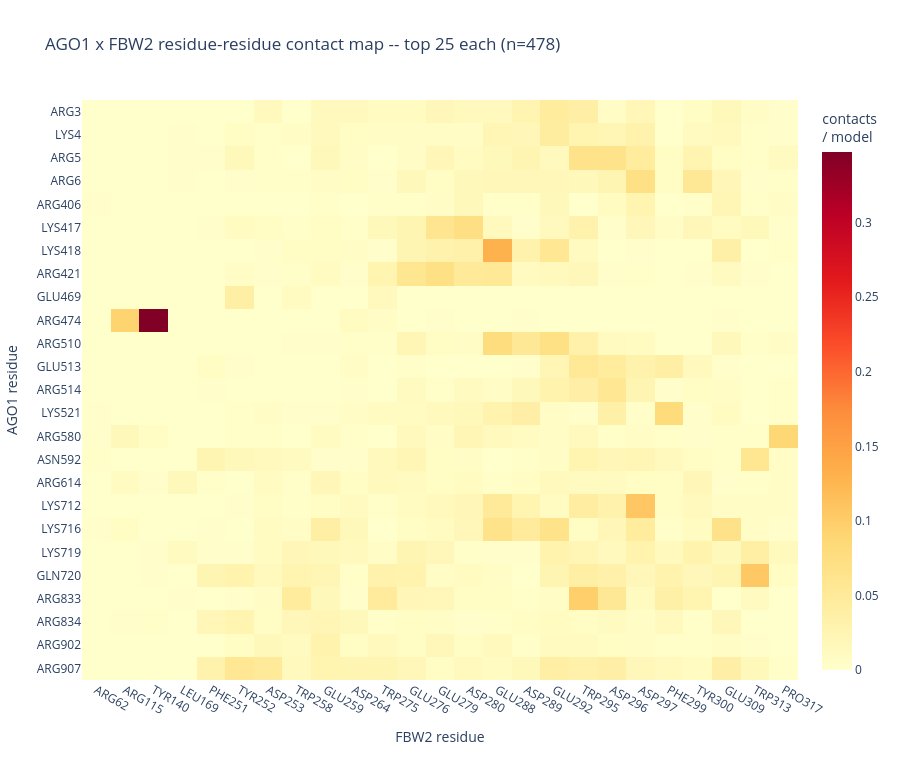

Notebook source saved alongside this figure:
### Code cell
if not bc.empty and len(top_rec) and len(top_lig):
    tr = top_rec["resnr"].tolist(); tl = top_lig["resnr_lig"].tolist()
    pair = bc[bc["resnr"].isin(tr) & bc["resnr_lig"].isin(tl)]
    mat = (pair.groupby(["resnr", "resnr_lig"], observed=True).size()
           .div(n_norm).unstack(fill_value=0)
           .reindex(index=sorted(tr), columns=sorted(tl), fill_value=0))
    rtick = {int(r): f"{bc.loc[bc['resnr']==r,'restype'].iloc[0]}{int(r)}" for r in mat.index}
    ltick = {int(c): f"{bc.loc[bc['resnr_lig']==c,'restype_lig'].iloc[0]}{int(c)}" for c in mat.columns}
    fig = go.Figure(go.Heatmap(z=mat.values, x=[ltick[c] for c in mat.columns], y=[rtick[r] for r in mat.index],
        colorscale="YlOrRd", hovertemplate=f"{RECEPTOR_NAME} %{{y}}<br>{partner_name} %{{x}}<br>%{{z:.3f}}/model<extra></extra>",
        colorbar=dict(title="contacts<br>/ model")))
    fig.update_layout(title=f"{RECEPTOR_NAME} x {partner_name} residue-residue contact map -- top {TOP_N} each (n={n_norm})",
        xaxis_title=f"{partner_name} residue", yaxis_title=f"{RECEPTOR_NAME} residue",
        yaxis=dict(autorange="reversed"), template=TEMPLATE, width=900, height=760)
    save_fig(fig, f"{RECEPTOR_NAME.lower()}_{partner_name.lower()}_residue_contact_map.html", "residue_interface")

### Figure 1 — Plotly figure (JSON) as saved in the notebook; plotly's stock layout.template omitted (floating-point values rounded to 4 significant figures; data arrays with more than 128 entries replaced by an {"elided": "..."} marker saying what was removed)
{"data": [{"colorbar": {"title": {"text": "contacts<br>/ model"}}, "colorscale": [[0.0, "rgb(255,255,204)"], [0.125, "rgb(255,237,160)"], [0.25, "rgb(254,217,118)"], [0.375, "rgb(254,178,76)"], [0.5, "rgb(253,141,60)"], [0.625, "rgb(252,78,42)"], [0.75, "rgb(227,26,28)"], [0.875, "rgb(189,0,38)"], [1.0, "rgb(128,0,38)"]], "hovertemplate": "AGO1 %{y}<br>FBW2 %{x}<br>%{z:.3f}/model<extra></extra>", "type": "heatmap", "x": ["ARG62", "ARG115", "TYR140", "LEU169", "PHE251", "TYR252", "ASP253", "TRP258", "GLU259", "ASP264", "TRP275", "GLU276", "GLU279", "ASP280", "GLU288", "ASP289", "GLU292", "TRP295", "ASP296", "ASP297", "PHE299", "TYR300", "GLU309", "TRP313", "PRO317"], "y": ["ARG3", "LYS4", "ARG5", "ARG6", "ARG406", "LYS417", "LYS418", "ARG421", "GLU469", "ARG474", "ARG510", "GLU513", "ARG514", "LYS521", "ARG580", "ASN592", "ARG614", "LYS712", "LYS716", "LYS719", "GLN720", "ARG833", "ARG834", "ARG902", "ARG907"], "z": {"elided": "25x25 float values"}}], "layout": {"height": 760, "title": {"text": "AGO1 x FBW2 residue-residue contact map -- top 25 each (n=478)"}, "width": 900, "xaxis": {"title": {"text": "FBW2 residue"}}, "yaxis": {"autorange": "reversed", "title": {"text": "AGO1 residue"}}}}
